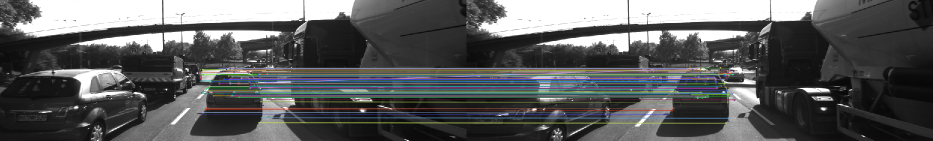
//> input picture images/MatchingKeypointsBetweenTwoCameraFrames.png, 1865 x 281 px, given in place of 0000000000.png, which was not available (shown at 1/2 size)
$ ./MidTermProject_Camera_Student   (built with g++ and OpenCV 4)
//> lines starting //> are read from the running program, lines starting //| are printed output that depends on the picture; pictures that were not available may be replaced by others from this repository, and a replacement may not be noted
### src/matching2D.hpp
#ifndef matching2D_hpp
#define matching2D_hpp

#include <stdio.h>
#include <iostream>
#include <sstream>
#include <iomanip>
#include <vector>
#include <cmath>
#include <limits>

#include <opencv2/core.hpp>
#include <opencv2/highgui/highgui.hpp>
#include <opencv2/imgproc/imgproc.hpp>
#include <opencv2/features2d.hpp>
#include <opencv2/xfeatures2d.hpp>
#include <opencv2/xfeatures2d/nonfree.hpp>

#include "dataStructures.h"


void detKeypointsHarris(std::vector<cv::KeyPoint> &keypoints, cv::Mat &img, bool bVis=false);
void detKeypointsShiTomasi(std::vector<cv::KeyPoint> &keypoints, cv::Mat &img, bool bVis=false);
void detKeypointsModern(std::vector<cv::KeyPoint> &keypoints, cv::Mat &img, std::string detectorType, bool bVis=false);
void descKeypoints(std::vector<cv::KeyPoint> &keypoints, cv::Mat &img, cv::Mat &descriptors, std::string descriptorType);
void matchDescriptors(std::vector<cv::KeyPoint> &kPtsSource, std::vector<cv::KeyPoint> &kPtsRef, cv::Mat &descSource, cv::Mat &descRef,
                      std::vector<cv::DMatch> &matches, std::string descriptorCategory,std::string descriptorType, std::string matcherType, std::string selectorType);


#endif /* matching2D_hpp */

### src/dataStructures.h
#ifndef dataStructures_h
#define dataStructures_h

#include <vector>
#include <opencv2/core.hpp>


struct DataFrame { // represents the available sensor information at the same time instance

    cv::Mat cameraImg; // camera image

    std::vector<cv::KeyPoint> keypoints; // 2D keypoints within camera image
    cv::Mat descriptors; // keypoint descriptors
    std::vector<cv::DMatch> kptMatches; // keypoint matches between previous and current frame
};


#endif /* dataStructures_h */

### src/matching2D_Student.cpp
#include <numeric>
#include "matching2D.hpp"

using namespace std;

// **************************************** Matchers for Descriptors *********************************************//
// Find best matches for keypoints in two camera images based on several matching methods
void matchDescriptors(std::vector<cv::KeyPoint> &kPtsSource, std::vector<cv::KeyPoint> &kPtsRef, cv::Mat &descSource, cv::Mat &descRef,
                      std::vector<cv::DMatch> &matches, std::string descriptorCategory,std::string descriptorType, std::string matcherType, std::string selectorType)
{
    // configure matcher
    bool crossCheck = false;
    cv::Ptr<cv::DescriptorMatcher> matcher;

    if (matcherType.compare("MAT_BF") == 0)
    {
        int normType = cv::NORM_HAMMING;
        matcher = cv::BFMatcher::create(normType, crossCheck);
    }
    else if (matcherType.compare("MAT_FLANN") == 0)
    {

        // with SIFT
        if (descriptorCategory.compare("DES_HOG") == 0)
        {
            matcher = cv::FlannBasedMatcher::create();
        }

        // with all other binary descriptorTypes
        else if (descriptorCategory.compare("DES_BINARY") == 0)
        {
            const cv::Ptr<cv::flann::IndexParams>& indexParams = cv::makePtr<cv::flann::LshIndexParams>(12, 20, 2);
            matcher = cv::makePtr<cv::FlannBasedMatcher>(indexParams);
        }

        else {
            throw invalid_argument(descriptorCategory + " is not a valid descriptorCategory");
        }

    }

    else {
        throw invalid_argument(matcherType + " is not a valid matcherType");
    }


    // Perform matching task with nearest neighbor matching (best match)
    if (selectorType.compare("SEL_NN") == 0)
    { // nearest neighbor (best match)

        matcher->match(descSource, descRef, matches); // Finds the best match for each descriptor in desc1
    }
    // Perform k nearest neighbors
    else if (selectorType.compare("SEL_KNN") == 0)
    { // k nearest neighbors (k=2)
        int k = 2;
        vector<vector<cv::DMatch>> knn_matches;
        matcher->knnMatch(descSource, descRef, knn_matches, k);

        // Filter matches using descriptor distance ratio test
        double minDescDistRatio = 0.8;
        for (auto it : knn_matches) {
            // The returned knn_matches vector contains some nested vectors with size < 2 !?
            if ( 2 == it.size() && (it[0].distance < minDescDistRatio * it[1].distance) ) {
                matches.push_back(it[0]);
            }
        }

    }


    else {
        throw invalid_argument(selectorType + " is not a valid selectorType");
    }

}

// ************************************** End of Matchers for Descriptors *****************************************//


// ***************************************** Descriptors for Keypoints ********************************************//

// Use one of several types of state-of-art descriptors to uniquely identify keypoints
void descKeypoints(vector<cv::KeyPoint> &keypoints, cv::Mat &img, cv::Mat &descriptors, string descriptorType)
{
    // Select appropriate descriptor, using default values for now
    cv::Ptr<cv::DescriptorExtractor> extractor;

    if (descriptorType.compare("BRISK") == 0)
    {
        int threshold = 30;        // FAST/AGAST detection threshold score.
        int octaves = 3;           // detection octaves (use 0 to do single scale)
        float patternScale = 1.0f; // apply this scale to the pattern used for sampling the neighbourhood of a keypoint.

        extractor = cv::BRISK::create(threshold, octaves, patternScale);
    }
    else if (descriptorType.compare("BRIEF") == 0)
    {
        extractor = cv::xfeatures2d::BriefDescriptorExtractor::create();
    }
    else if (descriptorType.compare("ORB") == 0)
    {
        extractor = cv::ORB::create();
    }
    else if (descriptorType.compare("FREAK") == 0)
    {
        extractor = cv::xfeatures2d::FREAK::create();
    }
    else if (descriptorType.compare("AKAZE") == 0)
    {
        extractor = cv::AKAZE::create();
    }
    else if (descriptorType.compare("SIFT") == 0)
    {
        extractor = cv::xfeatures2d::SIFT::create();
    }
    else
    {
        // Specified descriptorType is unsupported
        throw invalid_argument(descriptorType + " is not a valid descriptorType");
    }

    // perform feature description and log time
    double t = (double)cv::getTickCount();
    extractor->compute(img, keypoints, descriptors);
    t = ((double)cv::getTickCount() - t) / cv::getTickFrequency();
    cout << descriptorType << " descriptor extraction in " << 1000 * t / 1.0 << " ms" << endl;
}

// ************************************** Endp Descriptors for Keypoints **************************************//


// ******************************************** Keypoints Detectors *******************************************//

// Detect keypoints in image using the traditional Shi-Thomasi detector
void detKeypointsShiTomasi(vector<cv::KeyPoint> &keypoints, cv::Mat &img, bool bVis)
{
    // compute detector parameters based on image size
    int blockSize = 4;       //  size of an average block for computing a derivative covariation matrix over each pixel neighborhood
    double maxOverlap = 0.0; // max. permissible overlap between two features in %
    double minDistance = (1.0 - maxOverlap) * blockSize;
    int maxCorners = img.rows * img.cols / max(1.0, minDistance); // max. num. of keypoints

    double qualityLevel = 0.01; // minimal accepted quality of image corners
    double k = 0.04;

    // Apply corner detection
    double t = (double)cv::getTickCount();
    vector<cv::Point2f> corners;
    cv::goodFeaturesToTrack(img, corners, maxCorners, qualityLevel, minDistance, cv::Mat(), blockSize, false, k);

    // add corners to result vector
    for (auto it = corners.begin(); it != corners.end(); ++it)
    {

        cv::KeyPoint newKeyPoint;
        newKeyPoint.pt = cv::Point2f((*it).x, (*it).y);
        newKeyPoint.size = blockSize;
        keypoints.push_back(newKeyPoint);
    }
    t = ((double)cv::getTickCount() - t) / cv::getTickFrequency();
    //cout << "Shi-Tomasi detection with n=" << keypoints.size() << " keypoints in " << 1000 * t / 1.0 << " ms" << endl;

    // visualize results
    if (bVis)
    {
        cv::Mat visImage = img.clone();
        cv::drawKeypoints(img, keypoints, visImage, cv::Scalar::all(-1), cv::DrawMatchesFlags::DRAW_RICH_KEYPOINTS);
        string windowName = "Shi-Tomasi Corner Detector Results";
        cv::namedWindow(windowName, 6);
        imshow(windowName, visImage);
        cv::waitKey(0);
    }

}

// Detect keypoints in an image by adapting the Harris detector developed in a previous exercise
// [120 lines left out: functions detKeypointsHarris, detKeypointsModern, not called in this run]

// ********************************************* End of Keypoints Detectors *******************************************//

### src/MidTermProject_Camera_Student.cpp
/* INCLUDES FOR THIS PROJECT */
#include <iostream>
#include <fstream>
#include <sstream>
#include <iomanip>
#include <vector>
#include <cmath>
#include <limits>

#include <deque> // A double-ended queue

#include <opencv2/core.hpp>
#include <opencv2/highgui/highgui.hpp>
#include <opencv2/imgproc/imgproc.hpp>
#include <opencv2/features2d.hpp>
#include <opencv2/xfeatures2d.hpp>
#include <opencv2/xfeatures2d/nonfree.hpp>

#include "dataStructures.h"
#include "matching2D.hpp"

using namespace std;

// This Code allows you to select multple configration of detector --> descriptor --> matcher

/* MAIN PROGRAM */
int main(int argc, const char *argv[])
{

    /* INIT VARIABLES AND DATA STRUCTURES */

    // data location
    string dataPath = "../";

    // camera
    string imgBasePath = dataPath + "images/";
    string imgPrefix = "KITTI/2011_09_26/image_00/data/000000"; // left camera, color
    string imgFileType = ".png";
    int imgStartIndex = 0; // first file index to load (assumes Lidar and camera names have identical naming convention)
    int imgEndIndex = 9;   // last file index to load
    int imgFillWidth = 4;  // no. of digits which make up the file index (e.g. img-0001.png)

    // misc
    int dataBufferSize = 2;      // no. of images which are held in memory (ring buffer) at the same time
    deque<DataFrame> dataBuffer; // list of data frames which are held in memory at the same time

    bool bVis = true; // visualize results

    /* MAIN LOOP OVER ALL IMAGES */
    for (size_t imgIndex = 0; imgIndex <= imgEndIndex - imgStartIndex; imgIndex++)
    {
        /* LOAD IMAGE INTO BUFFER */

        // assemble filenames for current index
        ostringstream imgNumber;
        imgNumber << setfill('0') << setw(imgFillWidth) << imgStartIndex + imgIndex;
        string imgFullFilename = imgBasePath + imgPrefix + imgNumber.str() + imgFileType;

        // load image from file and convert to grayscale
        cv::Mat img, imgGray;
        img = cv::imread(imgFullFilename);
//> img is the input picture: 281 rows x 1865 cols, CV_8UC3; mean B, G, R 92, 91.5, 90.4
        cv::cvtColor(img, imgGray, cv::COLOR_BGR2GRAY);
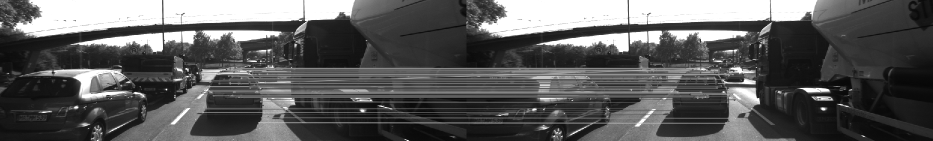
//> imgGray: 281 rows x 1865 cols, CV_8UC1 (shown at 1/2 size); min 6, max 255, mean 91.2

        //// STUDENT ASSIGNMENT
        //// TASK MP.1 -> replace the following code with ring buffer of size dataBufferSize

        // push image into data frame buffer

        // The dataBuffer on line 40 above has been changed from a std::vector to std::deque
        // A double-ended queue (std::deque) has constant time O(1) insertion
        // and deletion on both ends of the collection. -Dylan

        DataFrame frame;
        frame.cameraImg = imgGray;
        dataBuffer.push_back(frame);
        if (dataBuffer.size() > dataBufferSize)
            dataBuffer.pop_front();
        assert(dataBuffer.size() <= dataBufferSize);

        //// EOF STUDENT ASSIGNMENT
        cout << "#1 : LOAD IMAGE INTO BUFFER done" << endl;

        /* DETECT IMAGE KEYPOINTS */

        // extract 2D keypoints from current image
        vector<cv::KeyPoint> keypoints; // create empty feature list for current image
        string detectorType = "SHITOMASI";

        //// STUDENT ASSIGNMENT
        //// TASK MP.2 -> add the following keypoint detectors in file matching2D.cpp and enable string-based selection based on detectorType
        //// -> HARRIS, FAST, BRISK, ORB, AKAZE, SIFT

        // start detector timer
        // TASK MP.9
        double det_t = (double)cv::getTickCount();

        // Shi-Tomasi
        if (detectorType.compare("SHITOMASI") == 0)
        {
            detKeypointsShiTomasi(keypoints, imgGray, false);
//> in detKeypointsShiTomasi, `cv::goodFeaturesToTrack(img, corners, maxCorners, qualityLevel, minDis..`: corners = 1738 Points (x, y), first 12: [333, 179], [394, 146], [522, 123], [1466, 101], [548, 114], [1427, 119], [1295, 48], [1255, 48], [1124, 273], [324, 48], [532, 101], [1518, 197]
//> after the loop in detKeypointsShiTomasi, `for (auto it = corners.begin(); it != corners.end(); ++it)`: keypoints = 1738 keypoints; strongest (x, y, size): (333, 179, 4), (394, 146, 4), (522, 123, 4), (1466, 101, 4)
        }

        // Harris
        else if (detectorType.compare("HARRIS") == 0)
        {
            detKeypointsHarris(keypoints, imgGray, false);
        }

        // Modern detector types, including FAST, BRISK, ORB, AKAZE, and SIFT
        else if (detectorType.compare("FAST") == 0 ||
                 detectorType.compare("BRISK") == 0 ||
                 detectorType.compare("ORB") == 0 ||
                 detectorType.compare("AKAZE") == 0 ||
                 detectorType.compare("SIFT") == 0)
        {
            detKeypointsModern(keypoints, imgGray, detectorType, false);
        }

        // Specified detectorType is unsupported
        else
        {
            throw invalid_argument(detectorType + " is not a valid detectorType");
        }

        // end detector timer
        det_t = ((double)cv::getTickCount() - det_t) / cv::getTickFrequency();

        //// EOF STUDENT ASSIGNMENT

        //// STUDENT ASSIGNMENT
        //// TASK MP.3 -> only keep keypoints on the preceding vehicle

        // Filter with a hardcoded bounding box to keep only keypoints on the preceding vehicle
        bool bFocusOnVehicle = true;
        cv::Rect vehicleRect(535, 180, 180, 150);
        if (bFocusOnVehicle)
        {
            vector<cv::KeyPoint> filteredKeypoints;
            for (auto kp : keypoints)
            {
                if (vehicleRect.contains(kp.pt))
                    filteredKeypoints.push_back(kp);
            }
//> this loop made 1738 passes
//> after the loop, filteredKeypoints = 48 keypoints; strongest (x, y, size): (587, 201, 4), (589, 209, 4), (575, 217, 4), (591, 204, 4)
            keypoints = filteredKeypoints;
//> keypoints has the same summary as filteredKeypoints
        }

        // [12 lines of commented-out code are left out]
        bool bLimitKpts = false;
        if (bLimitKpts)
        {
            int maxKeypoints = 50;

            if (detectorType.compare("SHITOMASI") == 0)
            { // there is no response info, so keep the first 50 as they are sorted in descending quality order
                keypoints.erase(keypoints.begin() + maxKeypoints, keypoints.end());
            }
            cv::KeyPointsFilter::retainBest(keypoints, maxKeypoints);
            cout << " NOTE: Keypoints have been limited!" << endl;
        }

        // push keypoints and descriptor for current frame to end of data buffer
        (dataBuffer.end() - 1)->keypoints = keypoints;
        cout << "#2 : DETECT KEYPOINTS done" << endl;

        /* EXTRACT KEYPOINT DESCRIPTORS */

        //// STUDENT ASSIGNMENT
        //// TASK MP.4 -> add the following descriptors in file matching2D.cpp and enable string-based selection based on descriptorType
        //// -> BRIEF, ORB, FREAK, AKAZE, SIFT

        cv::Mat descriptors;
        // string descriptorType = "BRISK";
        // string descriptorType = "BRIEF";
        string descriptorType = "ORB";
        // string descriptorType = "FREAK";
        // string descriptorType = "AKAZE";  // Fails with all non-AKAZE detectors
        // string descriptorType = "SIFT";  // Fails with ORB detectors

        descKeypoints((dataBuffer.end() - 1)->keypoints, (dataBuffer.end() - 1)->cameraImg, descriptors, descriptorType);

        //// EOF STUDENT ASSIGNMENT

        // push descriptors for current frame to end of data buffer
        (dataBuffer.end() - 1)->descriptors = descriptors;

        cout << "#3 : EXTRACT DESCRIPTORS done" << endl;

        if (dataBuffer.size() > 1) // wait until at least two images have been processed
        {

            //********************** Keypoints Config *****************************************//
            /* MATCH KEYPOINT DESCRIPTORS */
            vector<cv::DMatch> matches;

            /* Select brute force (BF) or Fast Library for Approximate Nearest Neighbors (FLANN) */
            string matcherType = "MAT_BF";
            // string matcherType = "MAT_FLANN";

            /* For descriptor type, select binary (BINARY) or histogram of gradients (HOG)
                BINARY descriptors include: BRISK, BRIEF, ORB, FREAK, and (A)KAZE.
                HOG descriptors include: SIFT (and SURF and GLOH, all patented). */
            string descriptorCategory{};
            if (0 == descriptorType.compare("SIFT"))
            {
                descriptorCategory = "DES_HOG";
            }
            else
            {
                descriptorCategory = "DES_BINARY";
            }

            /* For selector type, choose nearest neighbors (NN) or k nearest neighbors (KNN) */
            // string selectorType = "SEL_NN";
            string selectorType = "SEL_KNN";

            //********************** End of Keypoints Config ***********************************//

            //// STUDENT ASSIGNMENT
            //// TASK MP.5 -> add FLANN matching in file matching2D.cpp
            //// TASK MP.6 -> add KNN match selection and perform descriptor distance ratio filtering with t=0.8 in file matching2D.cpp

            // log the time
            double desc_t = (double)cv::getTickCount();

            matchDescriptors((dataBuffer.end() - 2)->keypoints, (dataBuffer.end() - 1)->keypoints,
                             (dataBuffer.end() - 2)->descriptors, (dataBuffer.end() - 1)->descriptors,
                             matches, descriptorCategory, descriptorType, matcherType, selectorType);

            desc_t = ((double)cv::getTickCount() - desc_t) / cv::getTickFrequency();

            // log timer inf about the keypoints Config
            cout << detectorType << ",";
            cout << descriptorType << ",";
            cout << matches.size() << ",";
            cout << 1000 * det_t / 1.0 << ",";
            cout << 1000 * desc_t / 1.0 << ",";
            cout << (1000 * det_t / 1.0) + (1000 * desc_t / 1.0) << endl;
            //// EOF STUDENT ASSIGNMENT

            // store matches in current data frame
            (dataBuffer.end() - 1)->kptMatches = matches;

            cout << "#4 : MATCH KEYPOINT DESCRIPTORS done" << endl;

            // visualize matches between current and previous image
            bVis = true;
            if (bVis)
            {
                cv::Mat matchImg = ((dataBuffer.end() - 1)->cameraImg).clone();
                cv::drawMatches((dataBuffer.end() - 2)->cameraImg, (dataBuffer.end() - 2)->keypoints,
                                (dataBuffer.end() - 1)->cameraImg, (dataBuffer.end() - 1)->keypoints,
                                matches, matchImg,
                                cv::Scalar::all(-1), cv::Scalar::all(-1),
                                vector<char>(), cv::DrawMatchesFlags::DRAW_RICH_KEYPOINTS);

                string windowName = "Matching keypoints between two camera images";
                cv::namedWindow(windowName, 7);
                cv::imshow(windowName, matchImg);
                cout << "Press key to continue to next image" << endl;
                cv::waitKey(0); // wait for key to be pressed
            }
            bVis = false;
        }

    } // eof loop over all images
//> pass 2 of the loop `for (size_t imgIndex = 0; imgIndex <= imgEndIndex - imgStartIndex; img..`:
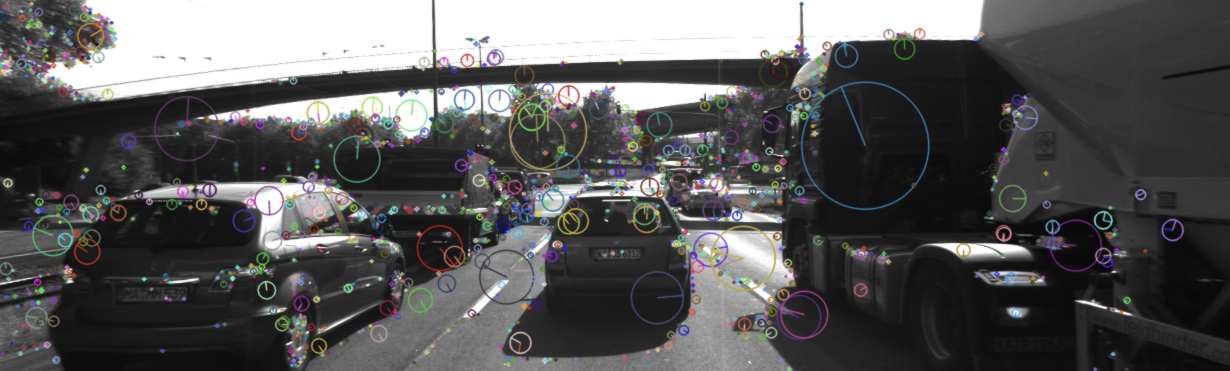
//> input picture images/keypoints.png, 2460 x 742 px, given in place of 0000000001.png, which was not available (shown at 1/2 size)
//> img is the input picture: 742 rows x 2460 cols, CV_8UC3; mean B, G, R 88.8, 88.6, 88.8
//> `cv::cvtColor(img, imgGray, cv::COLOR_BGR2GRAY);`:
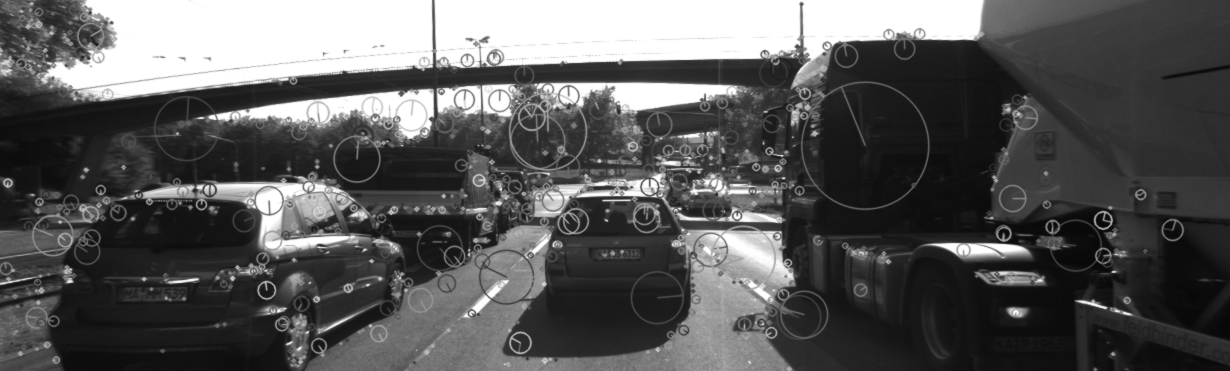
//> imgGray: 742 rows x 2460 cols, CV_8UC1 (shown at 1/2 size); min 7, max 255, mean 88.7
//> after the loop in detKeypointsShiTomasi (call 2), `for (auto it = corners.begin(); it != corners.end(); ++it)`: keypoints = 6247 keypoints; strongest (x, y, size): (617, 663, 4), (1215, 442, 4), (1478, 427, 4), (945, 631, 4)
//> the loop `for (auto kp : keypoints)` made 6247 passes
//> after the loop `for (auto kp : keypoints)`: filteredKeypoints = 118 keypoints; strongest (x, y, size): (586, 243, 4), (577, 239, 4), (676, 234, 4), (698, 230, 4)
//> `keypoints = filteredKeypoints;`: keypoints has the same summary as filteredKeypoints
//> `cv::imshow(windowName, matchImg);`:
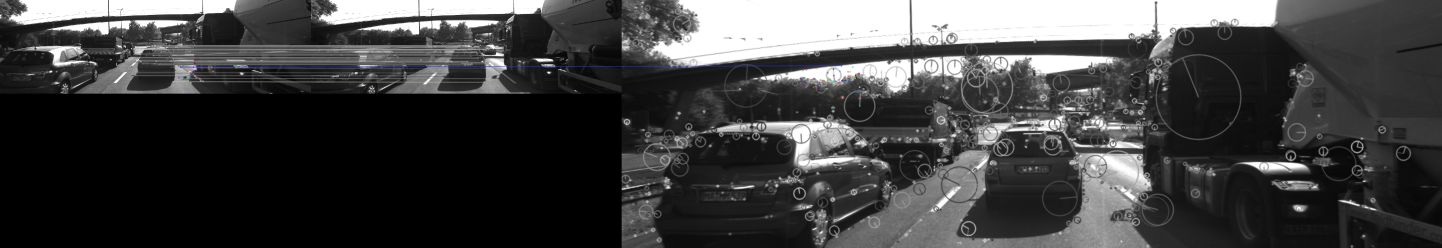
//> window 'Matching keypoints between two': 742 rows x 4325 cols, CV_8UC3 (shown at 1/3 size); mean B, G, R 65.5, 65.3, 65.3
//> (the run ends here: the program stops with an error, at `cv::cvtColor(img, imgGray, cv::COLOR_BGR2GRAY);`)
